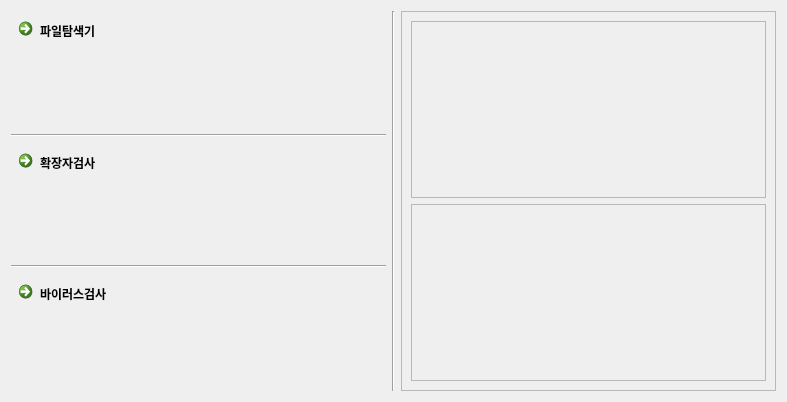
<?xml version="1.0" encoding="UTF-8"?>
<ui version="4.0">
 <class>Form</class>
 <widget class="QWidget" name="Form">
  <property name="geometry">
   <rect>
    <x>0</x>
    <y>0</y>
    <width>787</width>
    <height>402</height>
   </rect>
  </property>
  <property name="windowTitle">
   <string>Form</string>
  </property>
  <property name="windowIcon">
   <iconset resource="resource.qrc">
    <normaloff>:/image/image/icon.png</normaloff>:/image/image/icon.png</iconset>
  </property>
  <property name="styleSheet">
   <string notr="true"/>
  </property>
  <layout class="QHBoxLayout" name="horizontalLayout">
   <item>
    <layout class="QVBoxLayout" name="verticalLayout">
     <item>
      <widget class="QCommandLinkButton" name="Btn_FileExplorer">
       <property name="styleSheet">
        <string notr="true">font: 700 11pt &quot;맑은 고딕&quot;;</string>
       </property>
       <property name="text">
        <string>파일탐색기</string>
       </property>
      </widget>
     </item>
     <item>
      <widget class="Line" name="line">
       <property name="orientation">
        <enum>Qt::Horizontal</enum>
       </property>
      </widget>
     </item>
     <item>
      <widget class="QCommandLinkButton" name="Btn_CheckFileExtension">
       <property name="styleSheet">
        <string notr="true">font: 700 11pt &quot;맑은 고딕&quot;;</string>
       </property>
       <property name="text">
        <string>확장자검사</string>
       </property>
      </widget>
     </item>
     <item>
      <widget class="Line" name="line_2">
       <property name="orientation">
        <enum>Qt::Horizontal</enum>
       </property>
      </widget>
     </item>
     <item>
      <widget class="QCommandLinkButton" name="Btn_VirusCheck">
       <property name="styleSheet">
        <string notr="true">font: 700 11pt &quot;맑은 고딕&quot;;</string>
       </property>
       <property name="text">
        <string>바이러스검사</string>
       </property>
      </widget>
     </item>
    </layout>
   </item>
   <item>
    <widget class="Line" name="line_3">
     <property name="orientation">
      <enum>Qt::Vertical</enum>
     </property>
    </widget>
   </item>
   <item>
    <widget class="QFrame" name="frame">
     <property name="styleSheet">
      <string notr="true"/>
     </property>
     <property name="frameShape">
      <enum>QFrame::StyledPanel</enum>
     </property>
     <property name="frameShadow">
      <enum>QFrame::Raised</enum>
     </property>
     <layout class="QVBoxLayout" name="verticalLayout_2">
      <item>
       <widget class="QFrame" name="frame_2">
        <property name="styleSheet">
         <string notr="true">image: url(:/image/image/title.png);</string>
        </property>
        <property name="frameShape">
         <enum>QFrame::StyledPanel</enum>
        </property>
        <property name="frameShadow">
         <enum>QFrame::Raised</enum>
        </property>
       </widget>
      </item>
      <item>
       <widget class="QFrame" name="frame_3">
        <property name="styleSheet">
         <string notr="true">image: url(:/image/image/main_image.png);</string>
        </property>
        <property name="frameShape">
         <enum>QFrame::StyledPanel</enum>
        </property>
        <property name="frameShadow">
         <enum>QFrame::Raised</enum>
        </property>
       </widget>
      </item>
     </layout>
    </widget>
   </item>
  </layout>
 </widget>
 <resources>
  <include location="resource.qrc"/>
 </resources>
 <connections/>
</ui>
